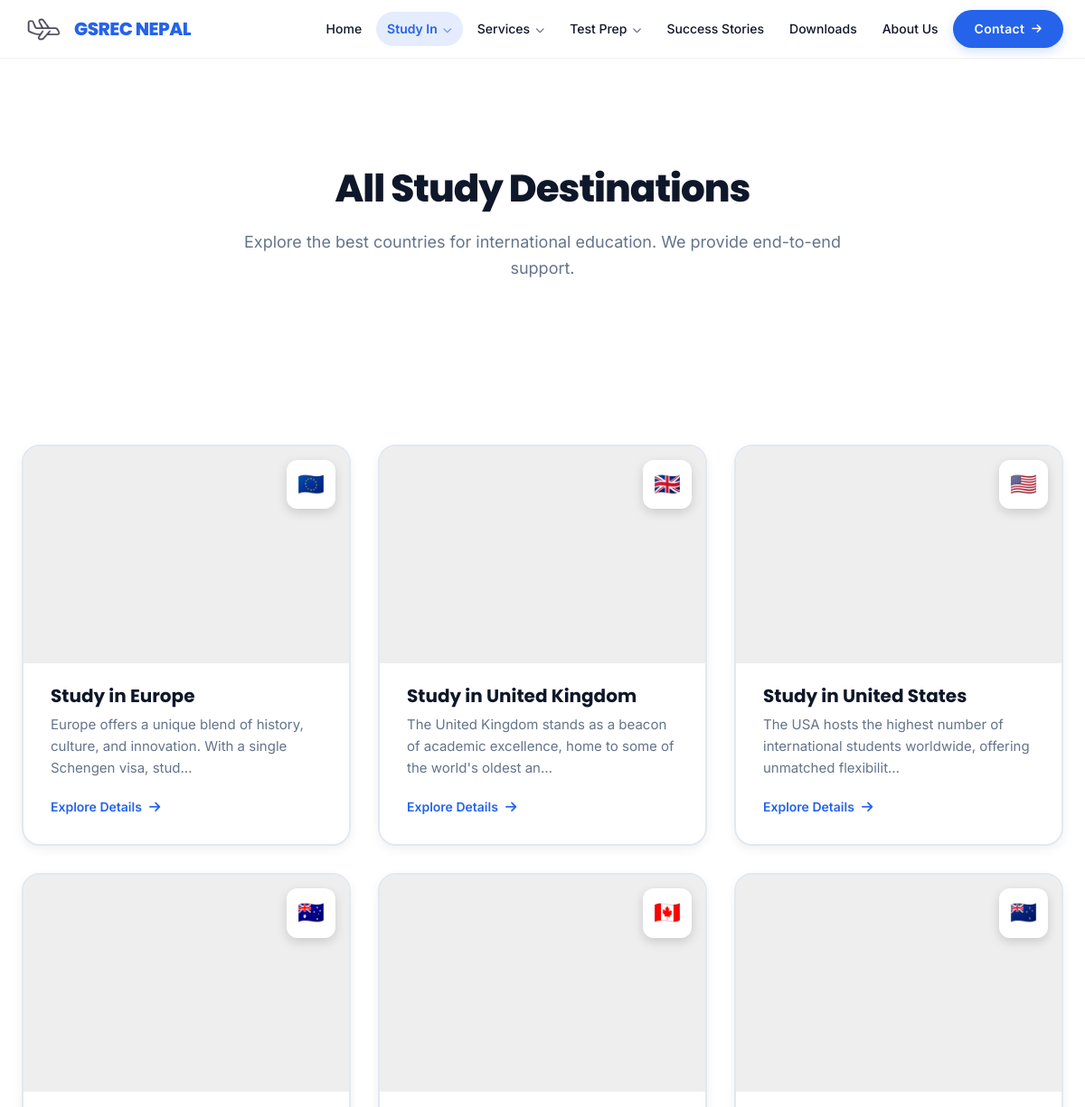
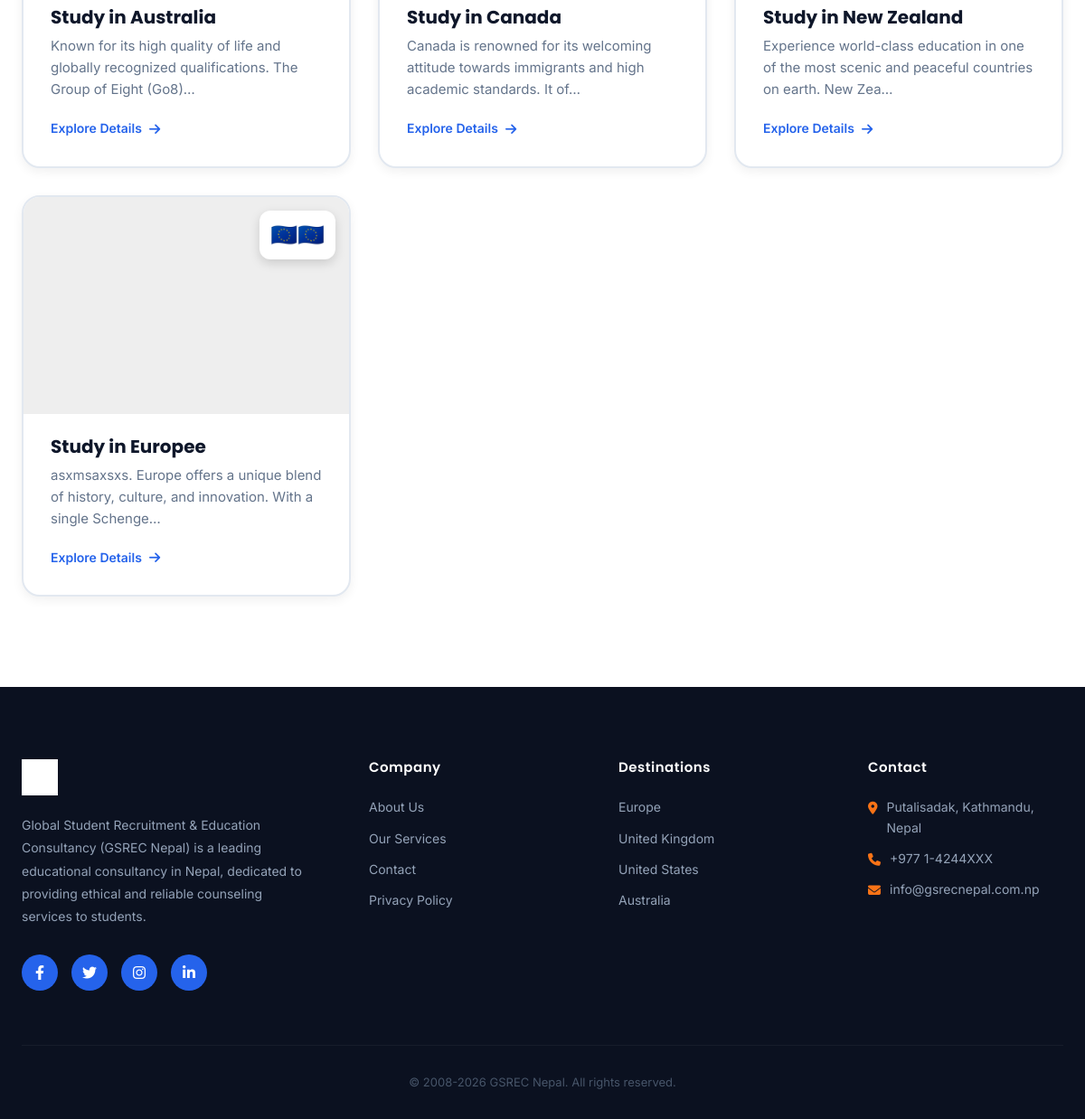
The app's page /study/ with its own data (2 pictures, top to bottom).
### core/models.py (models this page shows, shortened)
class SiteSettings(models.Model):
    site_name = models.CharField(max_length=100, default="GSREC NEPAL")
    logo = models.ImageField(upload_to='site/', blank=True, null=True, help_text="Main logo for Header")
    footer_logo = models.ImageField(upload_to='site/', blank=True, null=True, help_text="Logo for Footer. Defaults to main logo if not set.")
    favicon = models.ImageField(upload_to='site/', blank=True, null=True)
    class Meta:
        verbose_name_plural = "Site Settings"

class Country(models.Model):
    slug = models.SlugField(unique=True, blank=True)
    name = models.CharField(max_length=100)
    flag_emoji = models.CharField(max_length=10, blank=True, null=True, help_text="Emoji flag or similar")
    background_image = models.ImageField(upload_to='countries/', blank=True, null=True)
    intro = models.TextField()
    facts = models.JSONField(default=list, help_text="List of facts")
    universities = models.JSONField(default=list, help_text="List of top universities")
    order = models.IntegerField(default=0)
    class Meta:
        verbose_name_plural = "Countries"
        ordering = ['order', 'name']

### core/views.py (the view)
def destination_list(request):
    countries = Country.objects.all()
    return render(request, 'core/destination_list.html', {'countries': countries})

### core/context_processors.py (called while the page is built)
def global_context(request):
    return {
        'global_countries': Country.objects.all(),
        'global_services': Service.objects.all(),
        'global_test_preps': TestPrep.objects.all(),
        'site_settings': SiteSettings.objects.first(),
    }

### core/templates/core/destination_list.html (shortened to what this page needs)
{% extends 'core/base.html' %}
{% load static %}
{% block content %}
<section style="padding: 120px 0 80px; background: white; text-align: center;">
    <div class="container">
        <h1 style="font-size: 42px; font-weight: 800; color: var(--dark); margin-bottom: 20px; letter-spacing: -1px;">
            All Study Destinations</h1>
        <p style="font-size: 18px; color: var(--gray); max-width: 700px; margin: 0 auto;">Explore the best countries for
            international education. We provide end-to-end support.</p>
    </div>
</section>
<section class="content-section">
    <div class="container">
        <div class="grid-responsive">
            {% for country in countries %}
            <a href="{% url 'destination_detail' country.slug %}" class="feature-card">
                <div style="height: 240px; overflow: hidden; position: relative;">
                    {% if country.background_image %}
                    <img class="dest-bg" src="{{ country.background_image.url }}" alt="{{ country.name }}"
                        style="width: 100%; height: 100%; object-fit: cover;">
                    {% else %}
                    <div style="width: 100%; height: 100%; background: #eee;"></div>
                    {% endif %}
                    <div
                        style="position: absolute; top: 15px; right: 15px; background: #FFFFFF; border-radius: 12px; padding: 8px 12px; font-size: 24px; box-shadow: 0 4px 12px rgba(0,0,0,0.15);">
                        {{ country.flag_emoji }}</div>
                </div>
                <div style="padding: 24px 30px 30px; flex: 1; display: flex; flex-direction: column;">
                    <h3 style="font-size: 20px; font-weight: 700; margin-bottom: 8px; color: var(--dark);">Study in
                        {{country.name }}</h3>
                    <p style="color: var(--gray); margin-bottom: 20px; font-size: 15px; line-height: 1.6; flex: 1;">
                        {{country.intro|truncatechars:100 }}</p>
                    <span
                        style="background: transparent; border: none; color: var(--primary); font-weight: 600; cursor: pointer; display: flex; align-items: center; gap: 8px; font-size: 14px;">Explore
                        Details <i class="fa-solid fa-arrow-right"></i></span>
                </div>
            </a>
            {% endfor %}
        </div>
    </div>
</section>
{% endblock %}

### core/templates/core/base.html (shortened to what this page needs)
{% load static %}
<!DOCTYPE html>
<html lang="en">
<head>
    <link rel="stylesheet" href="https://cdnjs.cloudflare.com/ajax/libs/font-awesome/6.4.0/css/all.min.css">
    <link rel="stylesheet" href="{% static 'core/css/style.css' %}">
    <link rel="stylesheet" href="{% static 'core/css/components.css' %}">
</head>
<body>
    <header class="site-header">
        <div class="container">
            <nav style="display: flex; justify-content: space-between; align-items: center; height: 64px;">
                <a href="{% url 'index' %}" class="site-logo">
                    {% if site_settings.logo %}
                    <img src="{{ site_settings.logo.url }}" alt="{{ site_settings.site_name }}" style="height: 50px;">
                    {% else %}
                    <div class="logo-icon">
                        <i class="fa-solid fa-graduation-cap"></i>
                    </div>
                    {% endif %}
                    GSREC NEPAL
                </a>
                <div class="nav-links-container">
                    <div class="nav-item-wrapper">
                        <a href="{% url 'index' %}"
                            class="nav-item {% if request.resolver_match.url_name == 'index' %}active{% endif %}">
                            Home
                        </a>
                    </div>
                    <div class="nav-item-wrapper dropdown-wrapper">
                        <div class="nav-item {% if 'study' in request.path %}active{% endif %}">
                            <a href="{% url 'destination_list' %}" class="dropdown-text">Study In</a>
                            <span class="dropdown-chevron"><i class="fa-solid fa-chevron-down"></i></span>
                        </div>
                    </div>
                    <div class="nav-item-wrapper dropdown-wrapper">
                        <div class="nav-item {% if 'services' in request.path %}active{% endif %}">
                            <a href="{% url 'service_list' %}" class="dropdown-text">Services</a>
                            <span class="dropdown-chevron"><i class="fa-solid fa-chevron-down"></i></span>
                        </div>
                    </div>
                    <div class="nav-item-wrapper dropdown-wrapper">
                        <div class="nav-item {% if 'test-prep' in request.path %}active{% endif %}">
                            <a href="{% url 'test_prep_list' %}" class="dropdown-text">Test Prep</a>
                            <span class="dropdown-chevron"><i class="fa-solid fa-chevron-down"></i></span>
                        </div>
                    </div>
                    <div class="nav-item-wrapper">
                        <a href="{% url 'success_stories' %}"
                            class="nav-item {% if request.resolver_match.url_name == 'success_stories' %}active{% endif %}">
                            Success Stories
                        </a>
                    </div>
                    <div class="nav-item-wrapper">
                        <a href="{% url 'downloads' %}"
                            class="nav-item {% if request.resolver_match.url_name == 'downloads' %}active{% endif %}">
                            Downloads
                        </a>
                    </div>
                    <div class="nav-item-wrapper">
                        <a href="{% url 'about' %}"
                            class="nav-item {% if request.resolver_match.url_name == 'about' %}active{% endif %}">
                            About Us
                        </a>
                    </div>
                    <a href="{% url 'contact' %}" class="btn-primary contact-btn">
                        Contact <i class="fa-solid fa-arrow-right" style="font-size: 12px"></i>
                    </a>
                </div>
        </div>
    </header>
    <main>
        {% block content %}
        {% endblock %}
    </main>
    <footer class="site-footer">
        <div class="container">
            <div class="footer-grid" style="margin-bottom: 60px;">
                <div>
                    <div class="site-logo footer-logo" style="color: white; margin-bottom: 20px;">
                        {% if site_settings.footer_logo %}
                        <img src="{{ site_settings.footer_logo.url }}" alt="{{ site_settings.site_name }}"
                            style="height: 40px; filter: brightness(0) invert(1);">
                        {% elif site_settings.logo %}
                        <img src="{{ site_settings.logo.url }}" alt="{{ site_settings.site_name }}"
                            style="height: 40px; filter: brightness(0) invert(1);">
                        {% else %}
                        <div class="logo-icon">
                            <i class="fa-solid fa-graduation-cap" style="font-size: 14px;"></i>
                        </div>
                        GSREC
                        {% endif %}
                    </div>
                    <p style="color: #94A3B8; font-size: 14px; line-height: 1.8;">
                        Global Student Recruitment & Education Consultancy (GSREC Nepal) is a leading educational
                        consultancy in Nepal, dedicated to providing ethical and reliable counseling services to
                        students.
                    </p>
                    <div style="display: flex; gap: 15px; margin-top: 30px;">
                        <div class="social-icon"><i class="fa-brands fa-facebook-f"></i></div>
                        <div class="social-icon"><i class="fa-brands fa-twitter"></i></div>
                        <div class="social-icon"><i class="fa-brands fa-instagram"></i></div>
                        <div class="social-icon"><i class="fa-brands fa-linkedin-in"></i></div>
                    </div>
                </div>
                <div>
                    <h4 class="footer-heading">Company</h4>
                    <a href="{% url 'about' %}" class="footer-link">About Us</a>
                    <a href="{% url 'service_list' %}" class="footer-link">Our Services</a>
                    <a href="{% url 'contact' %}" class="footer-link">Contact</a>
                    <a href="#" class="footer-link">Privacy Policy</a>
                </div>
                <div>
                    <h4 class="footer-heading">Destinations</h4>
                    {% for country in global_countries|slice:":4" %}
                    <a href="{% url 'destination_detail' country.slug %}" class="footer-link">{{ country.name }}</a>
                    {% endfor %}
                </div>
                <div>
                    <h4 class="footer-heading">Contact</h4>
                    <p class="footer-contact-item">
                        <i class="fa-solid fa-location-dot"></i>
                        Putalisadak, Kathmandu, Nepal
                    </p>
                    <p class="footer-contact-item">
                        <i class="fa-solid fa-phone"></i>
                        +977 1-4244XXX
                    </p>
                    <p class="footer-contact-item">
                        <i class="fa-solid fa-envelope"></i>
                        info@gsrecnepal.com.np
                    </p>
                </div>
            </div>
            <div
                style="text-align: center; padding-top: 30px; border-top: 1px solid rgba(255,255,255,0.05); color: #475569; font-size: 13px;">
                &copy; 2008-<span id="currentYear"></span> GSREC Nepal. All rights reserved.
            </div>
        </div>
    </footer>
</body>
</html>

### core/static/core/css/style.css (style rules this page uses)
:root { --primary: #2563EB; --primary-dark: #1E40AF; --secondary: #F97316; --dark: #0F172A; --light: #ffffff; --white: #ffffff; --gray: #64748B; }
* { box-sizing: border-box; margin: 0; padding: 0; }
img, picture, video, canvas, svg { display: block; max-width: 100%; }
p, h1, h2, h3, h4, h5, h6 { overflow-wrap: break-word; }
html { scroll-behavior: smooth; }
body { font-family: 'Inter', sans-serif; color: var(--dark); background-color: var(--white); line-height: 1.6; overflow-x: hidden; -webkit-font-smoothing: antialiased; -moz-osx-font-smoothing: grayscale; text-rendering: optimizeLegibility; }
h1, h2, h3, h4, h5, h6 { font-family: 'Poppins', sans-serif; color: var(--dark); line-height: 1.2; }
a { text-decoration: none; color: inherit; transition: all 0.3s ease; }
.nav-item-wrapper { position: relative; height: 100%; display: flex; align-items: center; }
.nav-item { position: relative; padding: 8px 12px; color: var(--dark); font-weight: 500; font-size: 14px; transition: all 0.2s cubic-bezier(0.4, 0, 0.2, 1); border-radius: 20px; cursor: pointer; display: flex; align-items: center; gap: 6px; white-space: nowrap; }
.nav-item.active { color: var(--primary); font-weight: 600; background-color: rgba(37, 99, 235, 0.12); }
.container { width: 100%; max-width: 1280px; margin: 0 auto; padding: 0 24px; }
.grid-responsive { display: grid; grid-template-columns: repeat(auto-fit, minmax(300px, 1fr)); gap: 30px; }
.footer-grid { display: grid; grid-template-columns: 1.5fr 1fr 1fr 1fr; gap: 60px; }
.nav-links-container { display: flex; gap: 4px; align-items: center; height: 100%; }

### core/static/core/css/components.css (style rules this page uses)
.site-header { background-color: rgba(255, 255, 255, 0.85); backdrop-filter: blur(16px); -webkit-backdrop-filter: blur(16px); box-shadow: 0 1px 0 rgba(0, 0, 0, 0.05); position: sticky; top: 0; z-index: 1000; transition: all 0.3s ease; }
.site-logo { font-size: 20px; font-weight: 800; color: var(--primary); letter-spacing: -0.5px; display: flex; align-items: center; gap: 8px; cursor: pointer; font-family: 'Poppins', sans-serif; }
.btn-primary { background: var(--primary); color: var(--white); padding: 10px 24px; border-radius: 50px; font-weight: 600; border: none; cursor: pointer; font-size: 14px; letter-spacing: 0.3px; transition: all 0.3s cubic-bezier(0.175, 0.885, 0.32, 1.275); box-shadow: 0 4px 12px rgba(37, 99, 235, 0.2); display: inline-flex; align-items: center; gap: 8px; justify-content: center; text-decoration: none; }
.dropdown-chevron i { font-size: 10px; opacity: 0.6; transition: transform 0.3s; }
.dropdown-text { color: inherit; text-decoration: none; flex: 1; transition: color 0.2s; }
.dropdown-chevron { cursor: pointer; padding: 4px 8px; margin: -4px -8px; border-radius: 4px; transition: background-color 0.2s; }
.site-footer { background-color: #0B1120; color: var(--white); padding: 80px 0 30px; }
.social-icon { width: 40px; height: 40px; border-radius: 50%; background: var(--primary); display: flex; align-items: center; justify-content: center; cursor: pointer; transition: 0.3s; color: white; }
.footer-heading { font-size: 15px; margin-bottom: 24px; color: var(--white); font-weight: 600; letter-spacing: 0.5px; }
.footer-link { display: block; color: #94A3B8; margin-bottom: 12px; cursor: pointer; font-size: 14px; text-decoration: none; }
.footer-contact-item { color: #94A3B8; margin-bottom: 12px; display: flex; gap: 10px; font-size: 14px; }
.footer-contact-item i { margin-top: 5px; color: var(--secondary); }
.content-section { padding: 100px 0; position: relative; }
.feature-card { background-color: var(--white); border-radius: 20px; overflow: hidden; box-shadow: 0 4px 12px rgba(0, 0, 0, 0.06); transition: all 0.3s ease; border: 2px solid #e2e8f0; height: 100%; display: flex; flex-direction: column; cursor: pointer; text-decoration: none; color: inherit; }

### records on screen
SiteSettings: logo (picture), footer_logo (picture)
Country: flag_emoji "🇪🇺", name "Europe", intro "Europe offers a unique blend of history, culture, and innovation. With a single Schengen visa, stud…"
Country: flag_emoji "🇬🇧", name "United Kingdom", intro "The United Kingdom stands as a beacon of academic excellence, home to some of the world's oldest an…"
Country: flag_emoji "🇺🇸", name "United States", intro "The USA hosts the highest number of international students worldwide, offering unmatched flexibilit…"
Country: flag_emoji "🇦🇺", name "Australia", intro "Known for its high quality of life and globally recognized qualifications. The Group of Eight (Go8)…"
Country: flag_emoji "🇨🇦", name "Canada", intro "Canada is renowned for its welcoming attitude towards immigrants and high academic standards. It of…"
Country: flag_emoji "🇳🇿", name "New Zealand", intro "Experience world-class education in one of the most scenic and peaceful countries on earth. New Zea…"
Country: flag_emoji "🇪🇺🇪🇺", name "Europee", intro "asxmsaxsxs. Europe offers a unique blend of history, culture, and innovation. With a single Schenge…"
